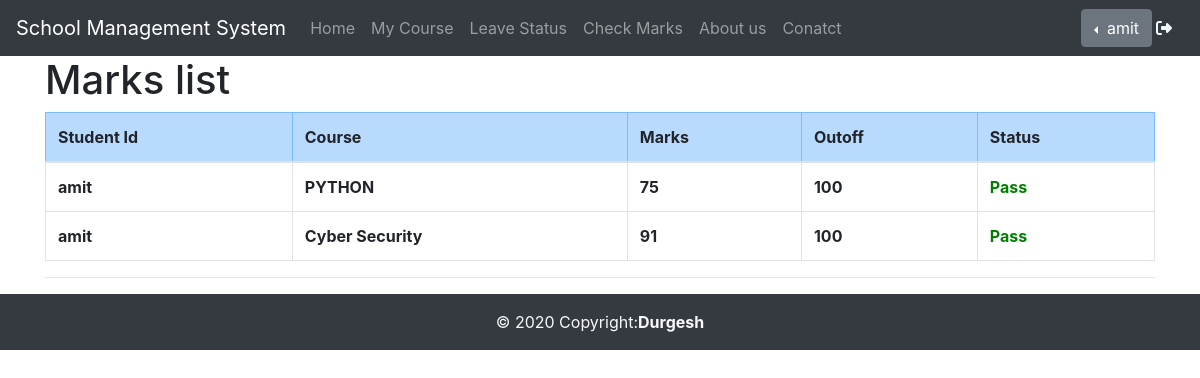
The app's page /SMarksList (signed in) with its own data.
### CollegeApp/models.py (models this page shows)
class Marks(models.Model):
    s_id=models.ForeignKey(UserModel,on_delete=models.CASCADE)
    c_id=models.ForeignKey(Course,on_delete=models.CASCADE)
    marks=models.IntegerField()
    out_of_m=models.IntegerField(default=100)

class Course(models.Model):
    Cname=models.CharField(max_length=120)
    img=models.ImageField(default="")
    clink=models.CharField(max_length=254)
    desc=models.CharField(max_length=150,default=None)
    branch=models.ForeignKey(BranchModel,on_delete=models.CASCADE)
    def __str__(s):
        return s.Cname

### CollegeApp/views.py (the view)
# urls.py: path('SMarksList',v.SMarksList),
def SMarksList(request):
    marks=Marks.objects.filter(s_id=request.session.get('uid'))
    return render(request,'smarklist.html',{'marks':marks})

### CollegeApp/models.py (called while the page is built)
    def __str__(s):
        return s.username

### CollegeApp/templates/smarklist.html
{%extends 'base.html'%}
 {% block main %}
<h1 class="text-justify">Marks list</h1>
<table class="table table-bordered">
    <thead>
<tr class="table-primary">
    <th>Student Id</th>
    <th>Course</th>
    <th>Marks</th>
    <th>Outoff</th>
    <th>Status</th>
</tr>
</thead>
{% for i in marks%}
<tr class="font-weight-bold">
<td>{{i.s_id}}</td>
<td>{{i.c_id}}</td>
<td>{{i.marks}}</td>
<td>{{i.out_of_m}}</td>
<td> {%if i.marks > 35%}
    <span style="color: green;">Pass</span>
    {%else%}
    <span style="color: red;">Fail</span>
    {%endif%}
</td>
</tr>
{% endfor %}
</table>
<hr>
 {% endblock main %}

### CollegeApp/templates/navbar.html (shortened to what this page needs)
<nav
  class="navbar sticky-top justify-content-end navbar-expand-lg navbar-dark bg-dark"
>
  <a class="navbar-brand" href="/">School Management System</a>
  <div class="collapse navbar-collapse" id="navbarNav">
    <ul class="navbar-nav justify-content-end">
      <li class="nav-item ">
        <a class="nav-link" href="/">Home</a>
      </li>
      {%if user.is_authenticated%}
      {%if postn is  none%}
      <li class="nav-item">
        <a class="nav-link" href="MyCourse">My Course</a>
      </li>
      <li class="nav-item">
        <a class="nav-link" href="lf">Leave Status </a>
      </li>
      <li class="nav-item">
        <a class="nav-link" href="SMarksList">Check Marks</a>
      </li>
      {%endif%}
      {% endif %}
      <li class="nav-item">
        <a class="nav-link" href="about">About us</a>
      </li>
      <li class="nav-item">
        <a class="nav-link" href="contact">Conatct</a>
      </li>
    </ul>
  </div>
  {%if user.is_authenticated%}
  <form class="form-inline my-2 mx-2 my-lg-0" style="margin-right: 3px">
    <div class="dropdown dropleft">
      <button class="btn btn-secondary dropdown-toggle" type="button" id="dropdownMenuButton" data-toggle="dropdown" aria-haspopup="true" aria-expanded="false">
        {{user.username}}
      </button>
    </div>
    <a href="logout" class="mx-1" title="Log-out" data-toggle="tooltip" data-placement="bottom"
      ><i
        class="fa fa-sign-out fa-1x"
        aria-hidden="true"
        style="color: aliceblue"
        style="width: 20px;"
      ></i
    ></a>
  </form>
  {%endif%}
</nav>

### records on screen
Marks: s_id "amit", c_id "PYTHON", marks "75", out_of_m "100", shows "Pass"
Marks: s_id "amit", c_id "Cyber Security", marks "91", out_of_m "100", shows "Pass"

### other values on screen
{{ user.username }} "amit"
